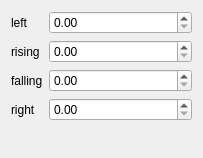
           <widget class="QWidget" name="page_8">
            <property name="geometry">
             <rect>
              <x>0</x>
              <y>0</y>
              <width>203</width>
              <height>158</height>
             </rect>
            </property>
            <property name="sizePolicy">
             <sizepolicy hsizetype="MinimumExpanding" vsizetype="MinimumExpanding">
              <horstretch>0</horstretch>
              <verstretch>0</verstretch>
             </sizepolicy>
            </property>
            <property name="autoFillBackground">
             <bool>true</bool>
            </property>
            <attribute name="label">
             <string>Sigmoid Difference</string>
            </attribute>
            <layout class="QFormLayout" name="formLayout_11">
             <item row="0" column="0">
              <widget class="QLabel" name="label_34">
               <property name="text">
                <string>left</string>
               </property>
              </widget>
             </item>
             <item row="0" column="1">
              <widget class="QDoubleSpinBox" name="sbx_sigmoid_diff_left"/>
             </item>
             <item row="1" column="0">
              <widget class="QLabel" name="label_33">
               <property name="text">
                <string>rising</string>
               </property>
              </widget>
             </item>
             <item row="1" column="1">
              <widget class="QDoubleSpinBox" name="sbx_sigmoid_diff_rising"/>
             </item>
             <item row="2" column="0">
              <widget class="QLabel" name="label_35">
               <property name="text">
                <string>falling</string>
               </property>
              </widget>
             </item>
             <item row="2" column="1">
              <widget class="QDoubleSpinBox" name="sbx_sigmoid_diff_falling"/>
             </item>
             <item row="3" column="0">
              <widget class="QLabel" name="label_36">
               <property name="text">
                <string>right</string>
               </property>
              </widget>
             </item>
             <item row="3" column="1">
              <widget class="QDoubleSpinBox" name="sbx_sigmoid_diff_right"/>
             </item>
            </layout>
           </widget>
